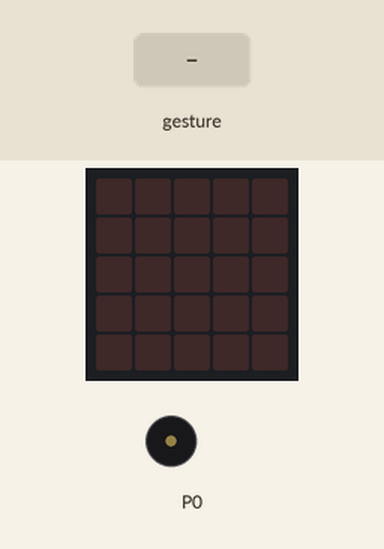
Simulated run of this program. Board: BBC micro:bit (MakeCode). Shown: the board's 5×5 LED display, buzzer (waves = sounding). Inputs (shaded band) come from the test bench. Random numbers come from a fixed seed; a tilt is held for 1.5 s and a shake lasts 1 s, then the board lies face up again.

Above: at 1.2 s.
1.3 s: gesture 'shake'
At 3.4 s:
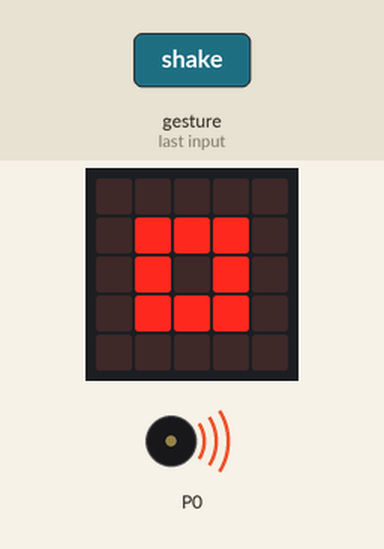
At 4.1 s:
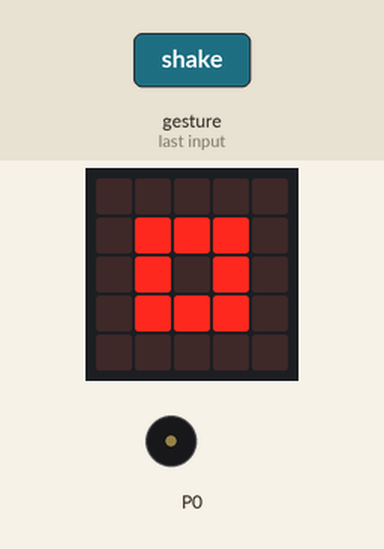
4.3 s: gesture 'shake'
At 8.5 s:
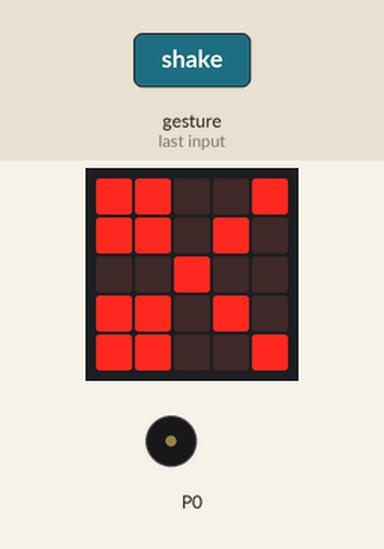
Timing chart, 0 to 10.0 s (numbered marks = the images above; inputs shaded):
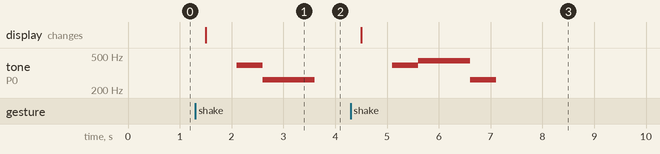

The program:

main.ts
```typescript
let X = 0
input.onGesture(Gesture.Shake, function () {
    X = randint(0, 2)
    if (X == 0) {
        basic.showIcon(IconNames.SmallSquare)
        music.play(music.tonePlayable(392, music.beat(BeatFraction.Whole)), music.PlaybackMode.UntilDone)
        music.play(music.tonePlayable(262, music.beat(BeatFraction.Double)), music.PlaybackMode.UntilDone)
    } else if (X == 1) {
        basic.showIcon(IconNames.Square)
        music.play(music.tonePlayable(330, music.beat(BeatFraction.Whole)), music.PlaybackMode.UntilDone)
        music.play(music.tonePlayable(392, music.beat(BeatFraction.Double)), music.PlaybackMode.UntilDone)
        music.play(music.tonePlayable(659, music.beat(BeatFraction.Double)), music.PlaybackMode.UntilDone)
        music.play(music.tonePlayable(294, music.beat(BeatFraction.Whole)), music.PlaybackMode.UntilDone)
    } else {
        basic.showIcon(IconNames.Scissors)
        music.play(music.tonePlayable(392, music.beat(BeatFraction.Whole)), music.PlaybackMode.UntilDone)
        music.play(music.tonePlayable(440, music.beat(BeatFraction.Double)), music.PlaybackMode.UntilDone)
        music.play(music.tonePlayable(262, music.beat(BeatFraction.Whole)), music.PlaybackMode.UntilDone)
    }
})
```

test.ts
```typescript
// testes vão aqui; isto não será compilado quando este pacote for usado como uma extensão.
```

Measured:
- after the input at 1.3 s, tone on P0: silent → 392 Hz after 0.80 s, → 262 Hz 0.51 s later, → silent 1.0 s later; the display: changes after 0.20 s (image 1)
- after the input at 4.3 s, tone on P0: silent → 392 Hz after 0.80 s, → 440 Hz 0.51 s later, → 262 Hz 1.0 s later, → silent 0.50 s later; the display: changes after 0.20 s (image 3)
